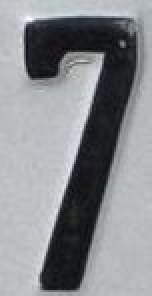
#> input picture training_folder/7/7_33.jpg, 76 x 148 px (shown 2 times larger); its folder holds only this picture in this run
$ python test_training_data.py
#> lines starting #> are read from the running program, lines starting #| are printed output that depends on the picture; after the words box and inside, x2 and y2 are one past the last pixel; in counts of white or black regions, pixels touching at a corner belong together
import glob
import os
import cv2
import random
import numpy as np
from data_augmentation import DataAugmentation
import constant


class ReadData:
    def __init__(self, folder_path):
        # Đường dẫn tới folder dữ liệu
        self.folder_path = folder_path
        # Mảng đường dẫn của ảnh đầu vào
        self.file_paths = []
        # Mảng đầu vào
        self.X = []
        # Mảng kết quả
        self.y = []

    # Đọc vào dữ liệu ảnh để training
    def read_data(self):
        # Danh sách các thư mục chứa ảnh
        list_dir = os.listdir(self.folder_path)
        for folder in list_dir:
            # Với từng folder đọc các ảnh trong folder đó
            files = self.folder_path + "/" + folder + "/*.*"
            # print(files)
            list_file = glob.glob(files)
            # print(list_file)
            for file in list_file:
                # Danh sách địa chỉ của ảnh
                self.file_paths.append(file)

        # Xáo trộn mảng file path
        # random.shuffle(self.file_paths)

        # data_augment = DataAugmentation()

        # Duyệt mảng để tạo dữ liệu
        for file_path in self.file_paths:
            name = file_path.split("/")[-1]
            if name[0] == "7":
                # Đọc dữ liệu cho mảng X
                img = cv2.imread(file_path, 0)
#> img: shape (148, 76); min 6, max 255, mean 138.1
                ret, img = cv2.threshold(img, img.mean(), constant.MAX_VALUE, cv2.THRESH_BINARY + cv2.THRESH_OTSU)
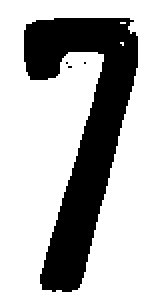
#> img: shape (148, 76) (shown 2 times larger); 69.3% white; 4 black regions (3 under 20 px), largest, box (x1, y1, x2, y2) and area: (12, 9, 69, 146) 3450
#> ret = 109
                img = cv2.resize(img, (constant.IMAGE_WIDTH_FOR_TRAIN, constant.IMAGE_HEIGHT_FOR_TRAIN))
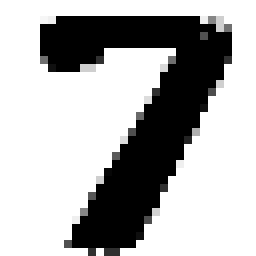
#> img: shape (32, 32) (shown 8 times larger); min 0, max 255, mean 176.6
                img = np.reshape(img, (constant.IMAGE_HEIGHT_FOR_TRAIN, constant.IMAGE_WIDTH_FOR_TRAIN, 1))
                cv2.imshow("img_origin - " + str(file_path), img)
                cv2.waitKey(0)
                self.X.append(img)
                # Đọc vào dữ liệu cho y
                split = str(file_path).split("/")
                self.y.append(split[-2])

        # Đưa 2 mảng thành dạng np.array
        self.X = np.array(self.X, dtype='float') / 255.0
        self.y = np.array(self.y)


read_data = ReadData("./training_folder")
read_data.read_data()

$ run again, on training_folder/7/7_39.jpg
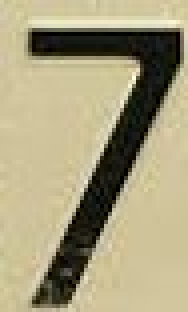
#> input picture training_folder/7/7_39.jpg, 47 x 78 px (shown 4 times larger)
#> in read_data, `ret, img = cv2.threshold(img, img.mean(), constant.MAX_VALUE, cv2.THRE..`:
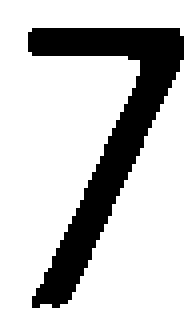
#> img: shape (78, 47) (shown 4 times larger); 77% white; 1 black region, box (x1, y1, x2, y2) and area: (7, 7, 46, 77) 843
#> ret = 112
#> in read_data, `img = cv2.resize(img, (constant.IMAGE_WIDTH_FOR_TRAIN, constant.IMAGE_..`:
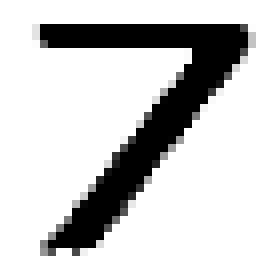
#> img: shape (32, 32) (shown 8 times larger); min 0, max 255, mean 196.5
